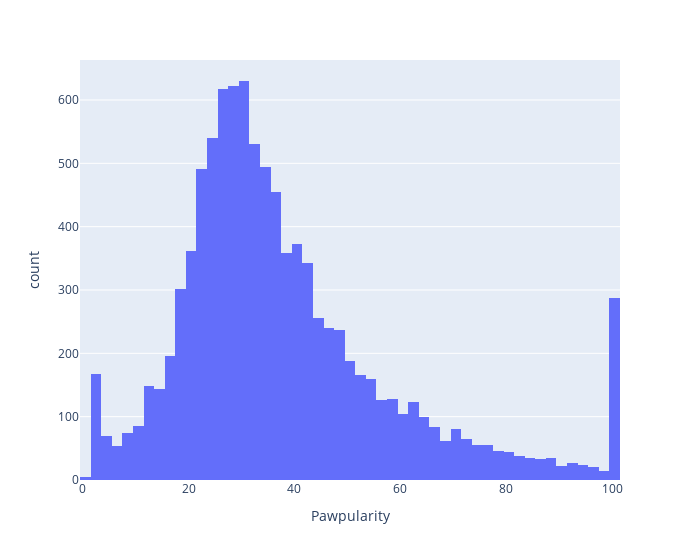

This figure's notebook cell:
### Code cell
fig = px.histogram(train_df, x='Pawpularity')
fig.update_layout(autosize=False, width=700)
fig.show()

### Figure 1 — Plotly figure (JSON) as saved in the notebook; plotly's stock layout.template omitted (floating-point values rounded to 4 significant figures; data arrays with more than 128 entries replaced by an {"elided": "..."} marker saying what was removed)
{"data": [{"alignmentgroup": "True", "bingroup": "x", "hovertemplate": "Pawpularity=%{x}<br>count=%{y}<extra></extra>", "legendgroup": "", "marker": {"color": "#636efa", "pattern": {"shape": ""}}, "name": "", "offsetgroup": "", "orientation": "v", "showlegend": false, "type": "histogram", "x": {"elided": "9912 int values"}, "xaxis": "x", "yaxis": "y"}], "layout": {"autosize": false, "barmode": "relative", "legend": {"tracegroupgap": 0}, "margin": {"t": 60}, "width": 700, "xaxis": {"anchor": "y", "domain": [0, 1], "title": {"text": "Pawpularity"}}, "yaxis": {"anchor": "x", "domain": [0, 1], "title": {"text": "count"}}}}
